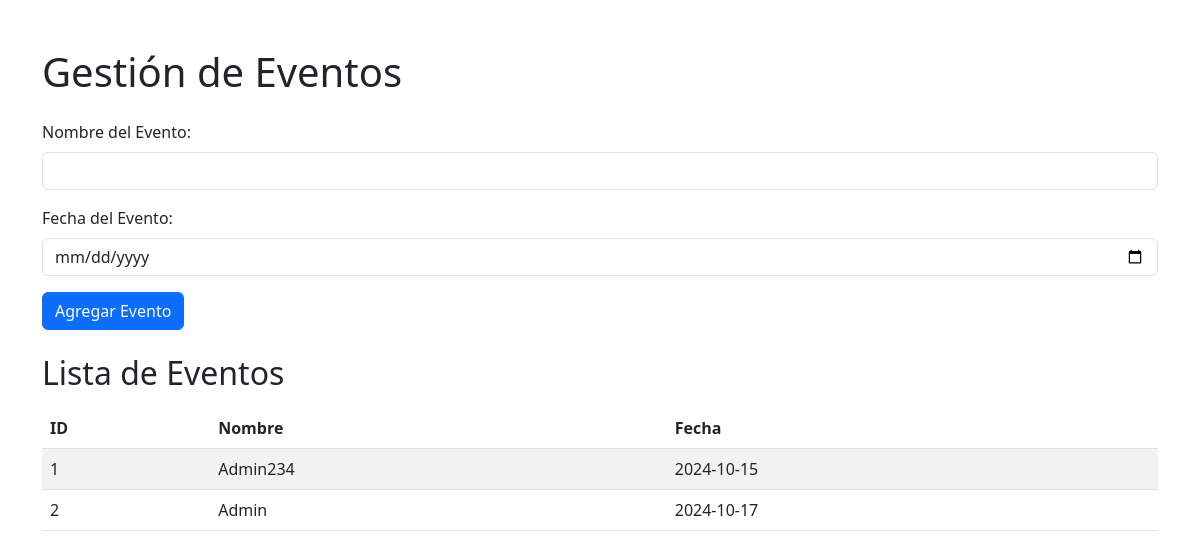
Before: /eventos with the older database file.
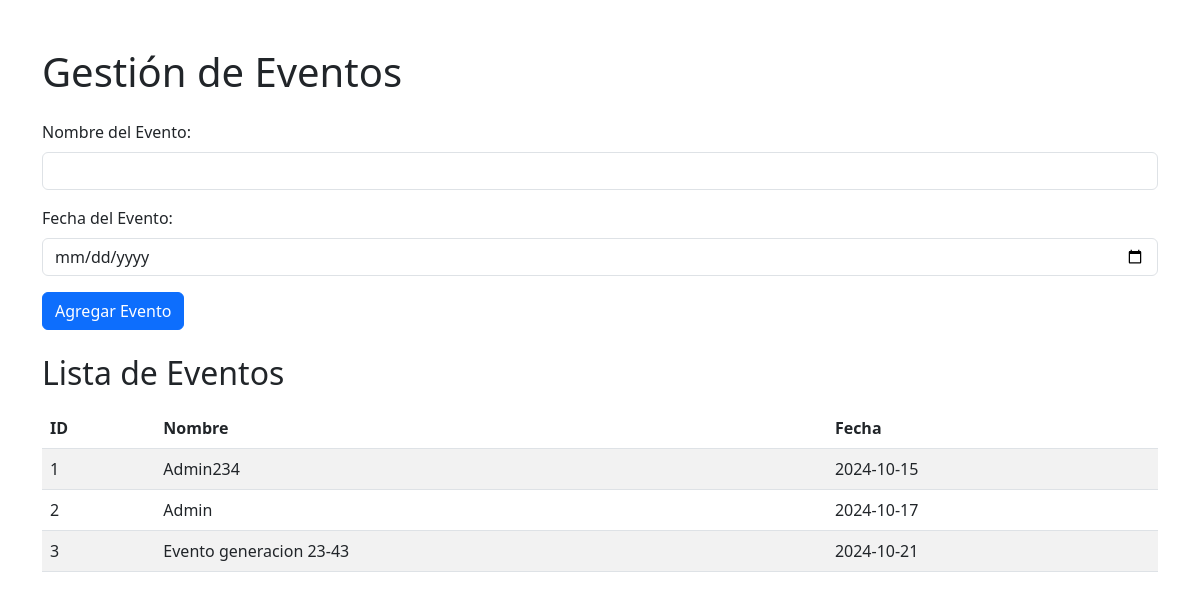
After: the same page with the newer database file.
### app.py (models this page shows)
class Evento(db.Model):
    id = db.Column(db.Integer, primary_key=True)
    nombre = db.Column(db.String(100), nullable=False)
    fecha = db.Column(db.String(100), nullable=False)
    boletos = db.relationship('Boleto', backref='evento', lazy=True)

### app.py (the view, shortened to what this page needs)
@app.route('/eventos', methods=['GET', 'POST'])
def eventos():
    eventos = Evento.query.all()
    return render_template('eventos.html', eventos=eventos)

### templates/eventos.html (shortened to what this page needs)
<!DOCTYPE html>
<html lang="es">
  <head>
    <link
      href="https://cdn.jsdelivr.net/npm/bootstrap@5.3.0-alpha1/dist/css/bootstrap.min.css"
      rel="stylesheet"
    />
  </head>
  <body>
    <div class="container mt-5">
      <h1 class="mb-4">Gestión de Eventos</h1>
      <form action="/eventos" method="POST" class="mb-4">
        <div class="mb-3">
          <label for="nombre" class="form-label">Nombre del Evento:</label>
          <input
            type="text"
            id="nombre"
            name="nombre"
            class="form-control"
            required
          />
        </div>
        <div class="mb-3">
          <label for="fecha" class="form-label">Fecha del Evento:</label>
          <input
            type="date"
            id="fecha"
            name="fecha"
            class="form-control"
            required
          />
        </div>
        <button type="submit" class="btn btn-primary">Agregar Evento</button>
      </form>
      <h2 class="mb-3">Lista de Eventos</h2>
      <table class="table table-striped">
        <thead>
          <tr>
            <th>ID</th>
            <th>Nombre</th>
            <th>Fecha</th>
          </tr>
        </thead>
        <tbody>
          {% for evento in eventos %}
          <tr>
            <td>{{ evento.id }}</td>
            <td>{{ evento.nombre }}</td>
            <td>{{ evento.fecha }}</td>
          </tr>
          {% endfor %}
        </tbody>
      </table>
    </div>
  </body>
</html>

Changed rows visible on the page:
added Evento: id "3", nombre "Evento generacion 23-43", fecha "2024-10-21"
